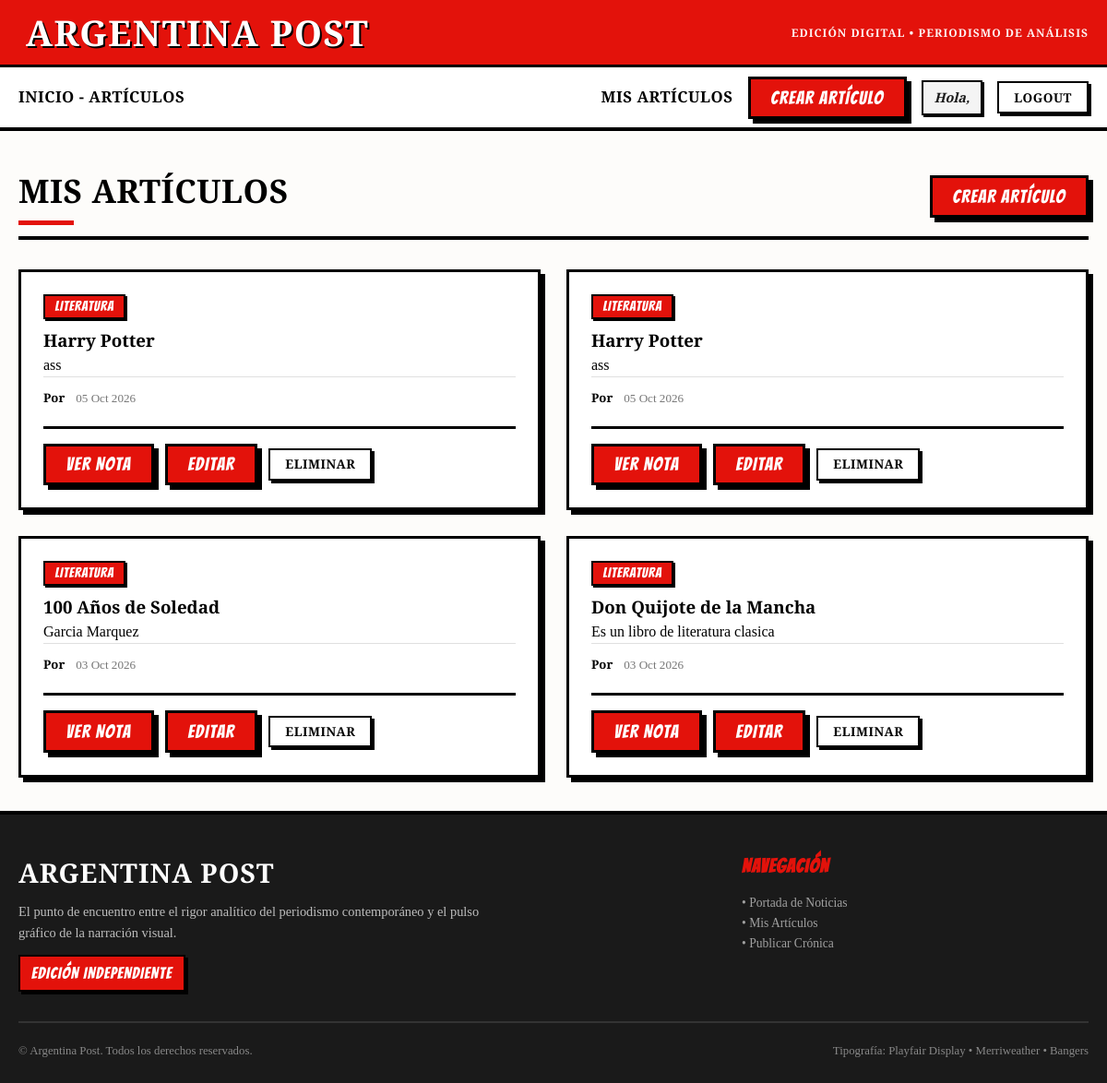
The page /articulos/mis-articulos/ (signed in) on the database as committed earlier.
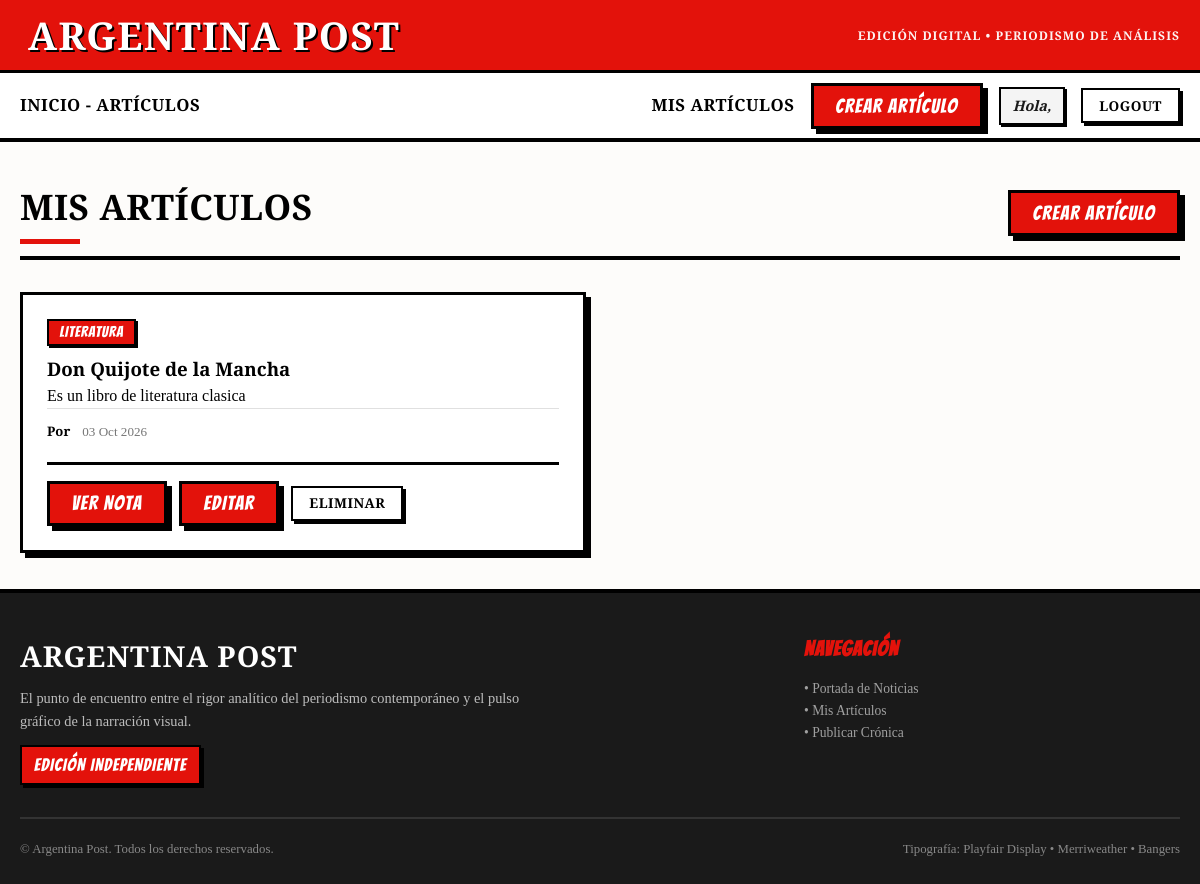
The same page on the database as committed later.
### articles/models.py (models this page shows, shortened)
class Articulos(models.Model):
    title = models.CharField(max_length=200)
    subtitle = models.CharField(max_length = 200, blank=True)
    content = models.TextField()
    opcional_content = models.TextField(blank=True,null=True)
    author = models.ForeignKey(User,on_delete=models.CASCADE)
    category = models.ForeignKey(Categoria,on_delete = models.CASCADE)
    crated_at =models.DateTimeField(auto_now_add=True)
    class Meta:
        verbose_name = "Articulo"
        verbose_name_plural = "Articulos"

class Categoria(models.Model):
    name = models.CharField(max_length=100)

### articles/views.py (the view)
# urls.py: path('mis-articulos/', MisArticulosView.as_view(), name='mis-articulos'),
class MisArticulosView(LoginRequiredMixin, ListView):
    model = Articulos
    template_name = 'articles/mis_articulos.html'
    context_object_name = 'articulos'
    def get_queryset(self):
        return Articulos.objects.filter(author=self.request.user).order_by('-crated_at')

### articles/templates/articles/mis_articulos.html (shortened to what this page needs)
{% extends 'base.html' %}
{% load static %}
{% block extra_css %}
<link rel="stylesheet" href="{% static 'articles/css/style.css' %}">
{% endblock extra_css %}
{% block content %}
<section class="portada-header">
    <h2 class="portada-titulo">Mis Artículos</h2>
    <a href="{% url 'articles:crear' %}" class="btn-comic">Crear Artículo</a>
</section>
{% if articulos %}
<div class="grid-mis-articulos">
    {% for articulo in articulos %}
    <article class="tarjeta-articulo">
        {% if articulo.category %}
        <div class="articulo-categoria-wrapper">
            <span class="badge-comic">{{ articulo.category.name }}</span>
        </div>
        {% endif %}
        <h3 class="articulo-titulo">
            <a href="{% url 'articles:detalle' articulo.pk %}">
                {{ articulo.title }}
            </a>
        </h3>
        {% if articulo.subtitle %}
        <p class="articulo-subtitulo">{{ articulo.subtitle }}</p>
        {% endif %}
        <div class="articulo-meta">
            <span class="articulo-autor">Por {{ articulo.author.first_name }} {{ articulo.author.last_name }}</span>
            {% if articulo.crated_at %}
            <span class="articulo-fecha">{{ articulo.crated_at|date:"d M Y" }}</span>
            {% endif %}
        </div>
        <div class="tarjeta-acciones">
            <a href="{% url 'articles:detalle' articulo.pk %}" class="btn-comic">Ver Nota</a>
            <a href="{% url 'articles:editar' articulo.pk %}" class="btn-comic">Editar</a>
            <a href="{% url 'articles:eliminar' articulo.pk %}" class="btn-sober">Eliminar</a>
        </div>
    </article>
    {% endfor %}
</div>
{% endif %}
{% endblock content %}

### core/templates/base.html (shortened to what this page needs)
{% load static %}
<!DOCTYPE html>
<html lang="es">
<head>
    <link rel="stylesheet" href="{% static 'core/css/style.css' %}">
    {% block extra_css %}{% endblock extra_css %}
</head>
<body>
    <header class="site-header">
        <div class="header-top">
            <div class="header-top-inner">
                <a href="{% url 'core:home' %}" class="brand-block">
                    <h1 class="brand-title">ARGENTINA POST</h1>
                </a>
                <span class="brand-tagline">Edición Digital &bull; Periodismo de Análisis</span>
            </div>
        </div>
        <nav class="site-nav">
            <div class="nav-container">
                <div class="nav-links">
                    <a href="{% url 'core:home' %}" class="nav-link">Inicio - Artículos</a>
                </div>
                <div class="nav-auth">
                    {% if user.is_authenticated %}
                        <a href="{% url 'articles:mis-articulos' %}" class="nav-link">Mis Artículos</a>
                        <a href="{% url 'articles:crear' %}" class="btn-comic">Crear Artículo</a>
                        <span class="user-greeting">Hola, {{ user.first_name }}</span>
                        <form action="{% url 'accounts:logout' %}" method="post" style="display:inline;">
                            <button type="submit" class="btn-sober">Logout</button>
                        </form>
                    {% else %}
                        <a href="{% url 'accounts:login' %}" class="btn-sober">Login</a>
                        <a href="{% url 'accounts:registro' %}" class="btn-sober">Registrar</a>
                    {% endif %}
                </div>
            </div>
        </nav>
    </header>
    <main class="main-container">
        {% block content %}
        {% endblock content %}
    </main>
    <footer class="site-footer">
        <div class="footer-container">
            <div class="footer-brand">
                <h3>ARGENTINA POST</h3>
                <p>El punto de encuentro entre el rigor analítico del periodismo contemporáneo y el pulso gráfico de la narración visual.</p>
                <div class="footer-tagline-box">EDICIÓN INDEPENDIENTE</div>
            </div>
            <div class="footer-col">
                <h4>Navegación</h4>
                <p>&bull; <a href="{% url 'core:home' %}">Portada de Noticias</a></p>
                {% if user.is_authenticated %}
                <p>&bull; <a href="{% url 'articles:mis-articulos' %}">Mis Artículos</a></p>
                <p>&bull; <a href="{% url 'articles:crear' %}">Publicar Crónica</a></p>
                {% else %}
                <p>&bull; <a href="{% url 'accounts:login' %}">Acceso Redacción</a></p>
                {% endif %}
            </div>
        </div>
        <div class="footer-bottom">
            <span>&copy; Argentina Post. Todos los derechos reservados.</span>
            <span>Tipografía: Playfair Display &bull; Merriweather &bull; Bangers</span>
        </div>
    </footer>
</body>
</html>

### articles/static/articles/css/style.css (style rules this page uses)
.portada-header { border-bottom: var(--comic-border-thick); padding-bottom: 0.75rem; margin-bottom: 2rem; display: flex; justify-content: space-between; align-items: baseline; flex-wrap: wrap; gap: 0.5rem; }
.portada-titulo { font-family: var(--font-title); font-size: 2.2rem; font-weight: 900; text-transform: uppercase; letter-spacing: 0.5px; position: relative; display: inline-block; }
.portada-titulo::after { content: ""; display: block; width: 60px; height: 5px; background-color: var(--red-economist); margin-top: 4px; }
.tarjeta-articulo { background-color: var(--white); border: var(--comic-border); box-shadow: var(--comic-shadow); padding: 1.5rem; display: flex; flex-direction: column; transition: transform 0.15s ease, box-shadow 0.15s ease; position: relative; }
.articulo-categoria-wrapper { margin-bottom: 0.5rem; }
.articulo-titulo { font-family: var(--font-title); font-weight: 900; color: var(--black-comic); }
.articulo-titulo a { color: inherit; text-decoration: none; }
.articulo-subtitulo { font-family: var(--font-body); line-height: 1.5; }
.articulo-meta { display: flex; align-items: center; gap: 0.75rem; font-size: 0.82rem; color: var(--gray-medium); border-top: 1px solid #E0E0E0; padding-top: 0.75rem; margin-top: auto; flex-wrap: wrap; }
.articulo-autor { font-weight: 700; color: var(--black-comic); }
.grid-mis-articulos { display: grid; grid-template-columns: repeat(2, 1fr); gap: 1.75rem; align-items: stretch; }
.tarjeta-acciones { display: flex; align-items: center; gap: 0.75rem; flex-wrap: wrap; margin-top: 1.25rem; padding-top: 1rem; border-top: var(--comic-border); }

Rows that differ between the two databases and show on the page:
removed Articulos: category.name "LITERATURA", title "Harry Potter", subtitle "ass", crated_at "05 Oct 2026"
removed Articulos: category.name "LITERATURA", title "Harry Potter", subtitle "ass", crated_at "05 Oct 2026"
removed Articulos: category.name "LITERATURA", title "100 Años de Soledad", subtitle "Garcia Marquez", crated_at "03 Oct 2026"
